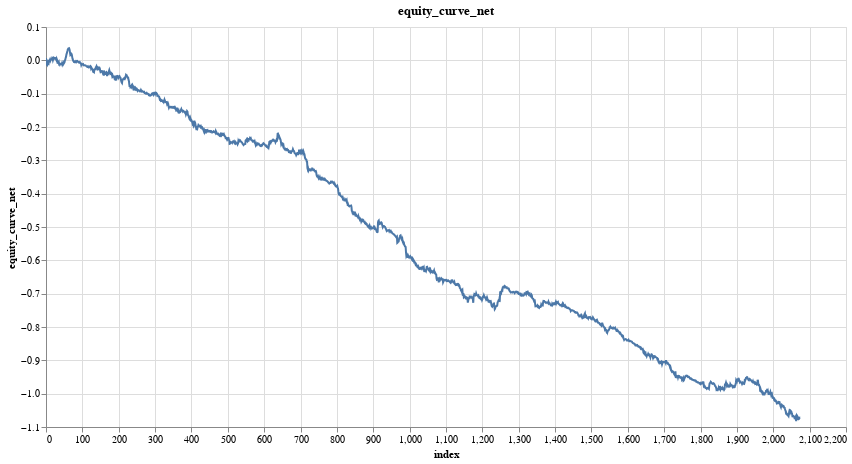

Source (notebook cell):
### Code cell
research.plot_column(model_trades, 'equity_curve_net')

### Figure 1 — Vega specification as saved in the notebook (floating-point values rounded to 4 significant figures; data arrays with more than 128 entries replaced by an {"elided": "..."} marker saying what was removed)
{"$schema": "https://vega.github.io/schema/vega/v5.json", "data": [{"name": "param_8_store"}, {"name": "source_0", "values": {"elided": "2075 records"}}, {"name": "source_0_x_domain_index", "values": [{"min": 0, "max": 2074}]}, {"name": "source_0_y_domain_equity_curve_net", "values": [{"min": -1.083, "max": 0.03483}]}], "signals": [{"name": "unit", "value": {}, "on": [{"events": "pointermove", "update": "isTuple(group()) ? group() : unit"}]}, {"name": "param_8", "update": "vlSelectionResolve(\"param_8_store\", \"union\")"}, {"name": "param_8_index", "on": [{"events": [{"source": "view", "type": "dblclick"}], "update": "null"}, {"events": {"signal": "param_8_translate_delta"}, "update": "panLinear(param_8_translate_anchor.extent_x, -param_8_translate_delta.x / width)"}, {"events": {"signal": "param_8_zoom_delta"}, "update": "zoomLinear(domain(\"x\"), param_8_zoom_anchor.x, param_8_zoom_delta)"}]}, {"name": "param_8_equity_curve_net", "on": [{"events": [{"source": "view", "type": "dblclick"}], "update": "null"}, {"events": {"signal": "param_8_translate_delta"}, "update": "panLinear(param_8_translate_anchor.extent_y, param_8_translate_delta.y / height)"}, {"events": {"signal": "param_8_zoom_delta"}, "update": "zoomLinear(domain(\"y\"), param_8_zoom_anchor.y, param_8_zoom_delta)"}]}, {"name": "param_8_tuple", "on": [{"events": [{"signal": "param_8_index || param_8_equity_curve_net"}], "update": "param_8_index && param_8_equity_curve_net ? {unit: \"\", fields: param_8_tuple_fields, values: [param_8_index,param_8_equity_curve_net]} : null"}]}, {"name": "param_8_tuple_fields", "value": [{"field": "index", "channel": "x", "type": "R"}, {"field": "equity_curve_net", "channel": "y", "type": "R"}]}, {"name": "param_8_translate_anchor", "value": {}, "on": [{"events": [{"source": "scope", "type": "pointerdown"}], "update": "{x: x(unit), y: y(unit), extent_x: domain(\"x\"), extent_y: domain(\"y\")}"}]}, {"name": "param_8_translate_delta", "value": {}, "on": [{"events": [{"source": "window", "between": [{"source": "scope", "type": "pointerdown"}, {"source": "window", "type": "pointerup"}], "consume": true, "type": "pointermove"}], "update": "{x: param_8_translate_anchor.x - x(unit), y: param_8_translate_anchor.y - y(unit)}"}]}, {"name": "param_8_zoom_anchor", "on": [{"events": [{"source": "scope", "consume": true, "type": "wheel"}], "update": "{x: invert(\"x\", x(unit)), y: invert(\"y\", y(unit))}"}]}, {"name": "param_8_zoom_delta", "on": [{"events": [{"source": "scope", "consume": true, "type": "wheel"}], "update": "pow(1.001, event.deltaY * pow(16, event.deltaMode))", "force": true}]}, {"name": "param_8_modify", "on": [{"events": {"signal": "param_8_tuple"}, "update": "modify(\"param_8_store\", param_8_tuple, true)"}]}], "marks": [{"type": "line", "name": "marks", "from": {"data": "source_0"}, "sort": {"field": "x"}, "encode": {"update": {"tooltip": {"signal": "{\"index\": format(datum[\"index\"], \"\"), \"equity_curve_net\": format(datum[\"equity_curve_net\"], \"\")}"}, "stroke": {"value": "#4c78a8"}, "x": {"field": "index", "scale": "x"}, "y": {"field": "equity_curve_net", "scale": "y"}, "defined": {"signal": "isValid(datum[\"index\"]) && isFinite(+datum[\"index\"]) && isValid(datum[\"equity_curve_net\"]) && isFinite(+datum[\"equity_curve_net\"])"}}}, "clip": true, "style": ["line"], "interactive": true}], "scales": [{"name": "x", "type": "linear", "domain": [{"signal": "(data(\"source_0_x_domain_index\")[0] || {}).min"}, {"signal": "(data(\"source_0_x_domain_index\")[0] || {}).max"}], "range": [0, {"signal": "width"}], "nice": true, "zero": false, "domainRaw": {"signal": "param_8[\"index\"]"}}, {"name": "y", "type": "linear", "domain": [{"signal": "(data(\"source_0_y_domain_equity_curve_net\")[0] || {}).min"}, {"signal": "(data(\"source_0_y_domain_equity_curve_net\")[0] || {}).max"}], "range": [{"signal": "height"}, 0], "nice": true, "zero": true, "domainRaw": {"signal": "param_8[\"equity_curve_net\"]"}}], "axes": [{"scale": "x", "labels": false, "aria": false, "orient": "bottom", "ticks": false, "gridScale": "y", "zindex": 0, "grid": true, "tickCount": {"signal": "ceil(width/40)"}, "maxExtent": 0, "domain": false, "minExtent": 0}, {"scale": "y", "ticks": false, "grid": true, "maxExtent": 0, "zindex": 0, "orient": "left", "tickCount": {"signal": "ceil(height/40)"}, "domain": false, "gridScale": "x", "labels": false, "minExtent": 0, "aria": false}, {"scale": "x", "zindex": 0, "orient": "bottom", "title": "index", "grid": false, "tickCount": {"signal": "ceil(width/40)"}, "labelFlush": true, "labelOverlap": true}, {"scale": "y", "labelOverlap": true, "tickCount": {"signal": "ceil(height/40)"}, "grid": false, "title": "equity_curve_net", "orient": "left", "zindex": 0}], "title": {"text": "equity_curve_net", "frame": "group"}, "style": "cell", "background": "white", "height": 400, "width": 800, "padding": 5}
